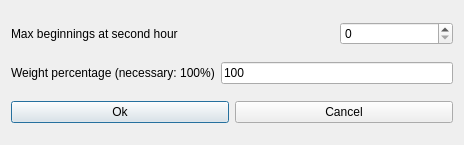
<?xml version="1.0" encoding="UTF-8"?>
<ui version="4.0">
 <class>ModifyConstraintTeachersMorningsEarlyMaxBeginningsAtSecondHourForm_template</class>
 <widget class="QDialog" name="ModifyConstraintTeachersMorningsEarlyMaxBeginningsAtSecondHourForm_template">
  <property name="geometry">
   <rect>
    <x>0</x>
    <y>0</y>
    <width>464</width>
    <height>145</height>
   </rect>
  </property>
  <property name="windowTitle">
   <string extracomment="This is the title of the dialog to modify a constraint of this type">Modify teachers mornings early max beginnings at second hour</string>
  </property>
  <layout class="QGridLayout" name="gridLayout">
   <item row="2" column="0" colspan="3">
    <layout class="QHBoxLayout">
     <item>
      <widget class="QPushButton" name="okPushButton">
       <property name="text">
        <string>Ok</string>
       </property>
      </widget>
     </item>
     <item>
      <widget class="QPushButton" name="cancelPushButton">
       <property name="text">
        <string>Cancel</string>
       </property>
      </widget>
     </item>
    </layout>
   </item>
   <item row="0" column="0" colspan="2">
    <widget class="QLabel" name="maxBeginningsTextLabel">
     <property name="frameShape">
      <enum>QFrame::NoFrame</enum>
     </property>
     <property name="frameShadow">
      <enum>QFrame::Plain</enum>
     </property>
     <property name="text">
      <string>Max beginnings at second hour</string>
     </property>
     <property name="wordWrap">
      <bool>false</bool>
     </property>
    </widget>
   </item>
   <item row="1" column="0">
    <widget class="QLabel" name="weightTextLabel">
     <property name="frameShape">
      <enum>QFrame::NoFrame</enum>
     </property>
     <property name="frameShadow">
      <enum>QFrame::Plain</enum>
     </property>
     <property name="text">
      <string>Weight percentage (necessary: 100%)</string>
     </property>
     <property name="wordWrap">
      <bool>false</bool>
     </property>
    </widget>
   </item>
   <item row="1" column="1" colspan="2">
    <widget class="QLineEdit" name="weightLineEdit">
     <property name="text">
      <string notr="true">100</string>
     </property>
    </widget>
   </item>
   <item row="0" column="2">
    <widget class="QSpinBox" name="maxBeginningsSpinBox"/>
   </item>
  </layout>
 </widget>
 <layoutdefault spacing="6" margin="11"/>
 <resources/>
 <connections/>
</ui>
